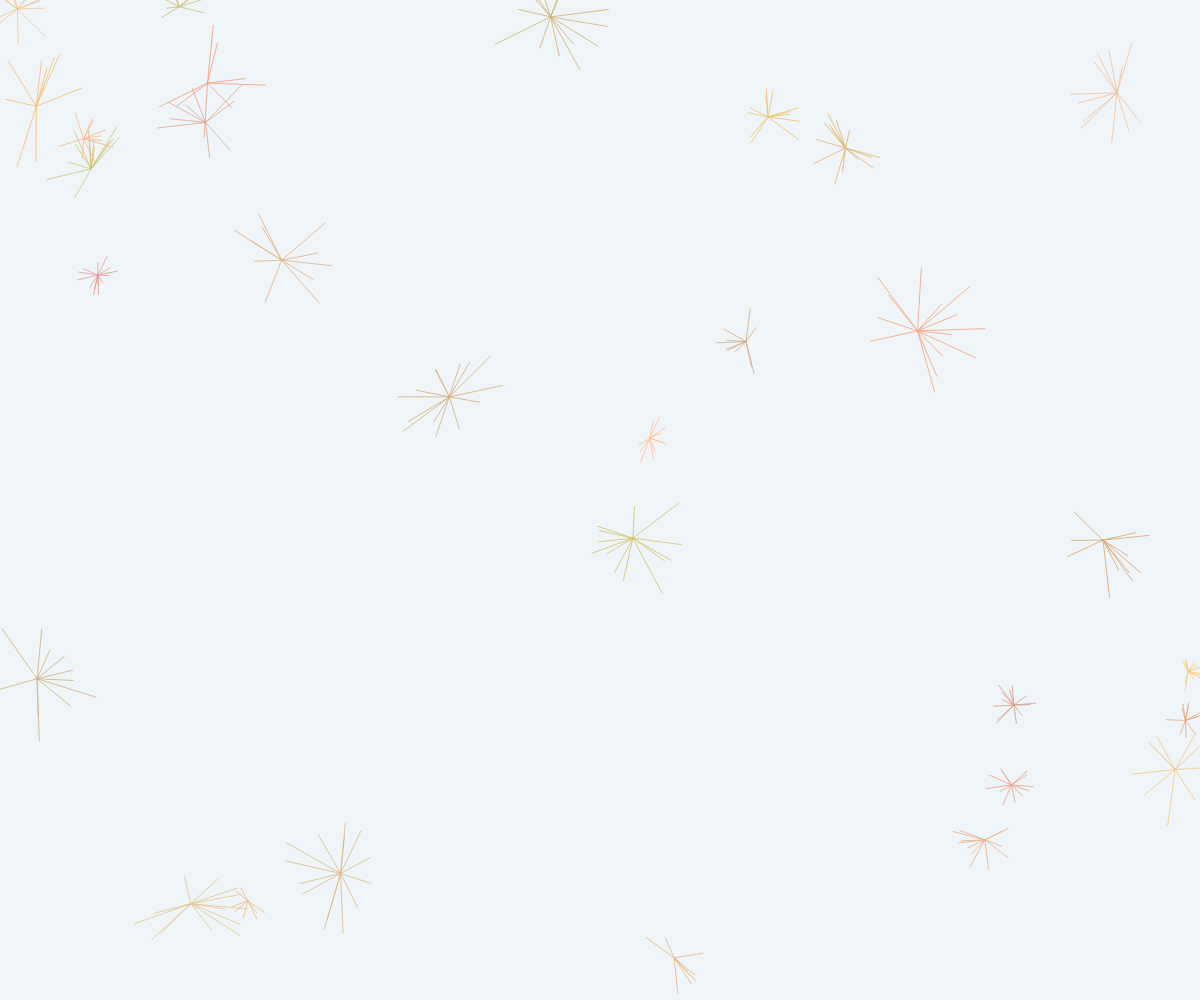
Frame 1 (no input)
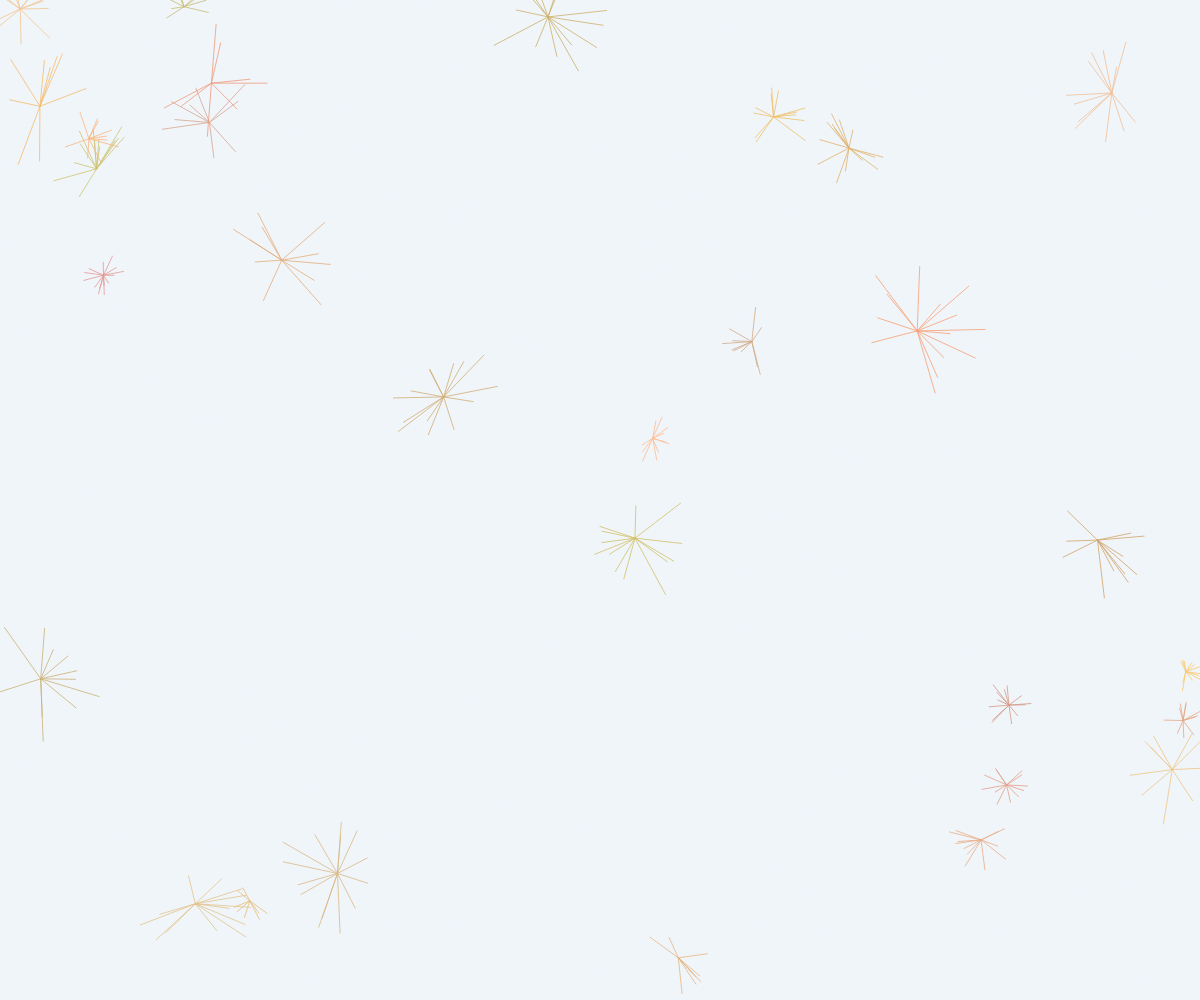
Frame 60 (no input)
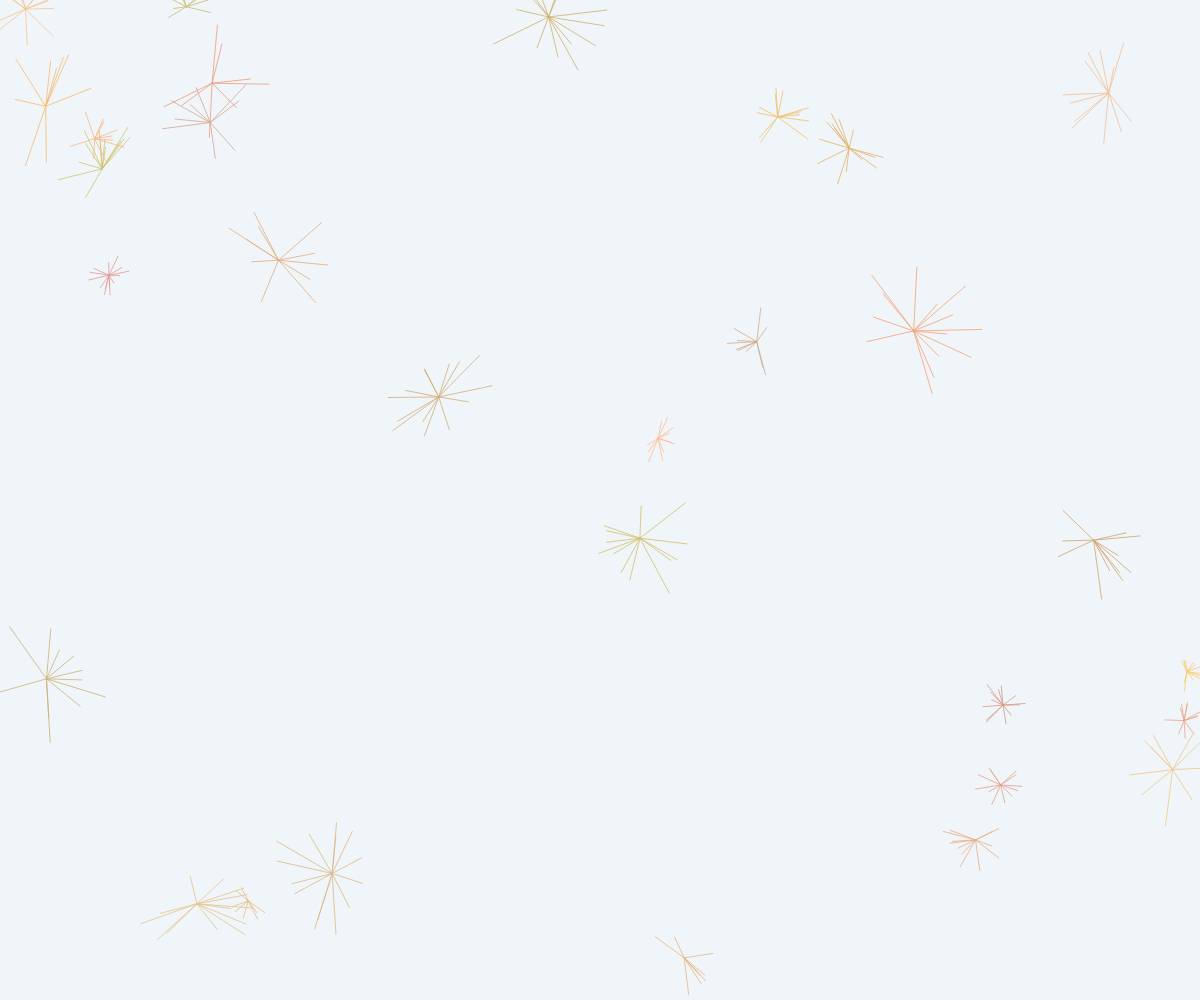
Frame 120 (the mouse pressed at the canvas centre since frame 60)

The p5.js sketch that drew these frames (run headless with seeded random() and noise() and a simulated clock; from frame 60 on, the mouse is pressed at the canvas centre):

// p5.js sketch
// ── sketch.js
let corals = [];
let currentMouseX = 0;
let currentMouseY = 0;
let isDragging = false;
let oceanCurrent = { x: 0, y: 0 };
let backgroundTexture;

class Coral {
  constructor(x, y, size) {
    this.x = x;
    this.y = y;
    this.size = size;
    this.segments = [];
    this.color = color(
      random(200, 255),
      random(150, 200),
      random(100, 150),
      200
    );
    this.initSegments();
  }

  initSegments() {
    let numSegments = int(random(8, 15));
    for (let i = 0; i < numSegments; i++) {
      let angle = random(TWO_PI);
      let length = random(this.size * 0.3, this.size * 0.7);
      let segment = {
        x: 0,
        y: 0,
        angle: angle,
        length: length,
        width: random(2, 6),
        color: this.color,
      };
      this.segments.push(segment);
    }
  }

  update() {
    // Slow ocean current effect
    let currentStrength = 0.001;
    this.x += oceanCurrent.x * currentStrength;
    this.y += oceanCurrent.y * currentStrength;

    // Add some gentle sway
    let sway = sin(frameCount * 0.01 + this.x * 0.01) * 0.5;
    this.x += sway * 0.2;
  }

  display() {
    push();
    translate(this.x, this.y);
    
    noFill();
    stroke(this.color);
    strokeWeight(1);
    
    for (let segment of this.segments) {
      let endX = segment.length * cos(segment.angle);
      let endY = segment.length * sin(segment.angle);
      
      // Add slight curve to the branches
      let curve = map(noise(frameCount * 0.02 + segment.angle), 0, 1, -0.2, 0.2);
      endX += curve * segment.length * 0.3;
      endY += curve * segment.length * 0.3;
      
      line(0, 0, endX, endY);
    }
    
    pop();
  }
}

function setup() {
  createCanvas(windowWidth, windowHeight);
  pixelDensity(1);
  
  // Create background texture
  backgroundTexture = createGraphics(width, height);
  backgroundTexture.background(240, 245, 250);
  for (let i = 0; i < 5000; i++) {
    let x = random(width);
    let y = random(height);
    let size = random(0.2, 1);
    backgroundTexture.noStroke();
    backgroundTexture.fill(230, 240, 250);
    backgroundTexture.ellipse(x, y, size, size);
  }
  
  // Create coral formations
  for (let i = 0; i < 30; i++) {
    let x = random(width);
    let y = random(height);
    let size = random(30, 100);
    corals.push(new Coral(x, y, size));
  }
  
  oceanCurrent.x = random(-1, 1);
  oceanCurrent.y = random(-1, 1);
}

function draw() {
  image(backgroundTexture, 0, 0);
  
  // Update and display corals
  for (let coral of corals) {
    coral.update();
    coral.display();
  }
}

function mousePressed() {
  isDragging = true;
}

function mouseDragged() {
  if (isDragging) {
    let dx = mouseX - currentMouseX;
    let dy = mouseY - currentMouseY;
    
    // Apply force to nearby corals
    for (let coral of corals) {
      let d = dist(mouseX, mouseY, coral.x, coral.y);
      if (d < 150) {
        let force = map(d, 0, 150, 3, 0);
        coral.x += dx * force * 0.1;
        coral.y += dy * force * 0.1;
      }
    }
    
    currentMouseX = mouseX;
    currentMouseY = mouseY;
  }
}

function mouseReleased() {
  isDragging = false;
}

function windowResized() {
  resizeCanvas(windowWidth, windowHeight);
}
